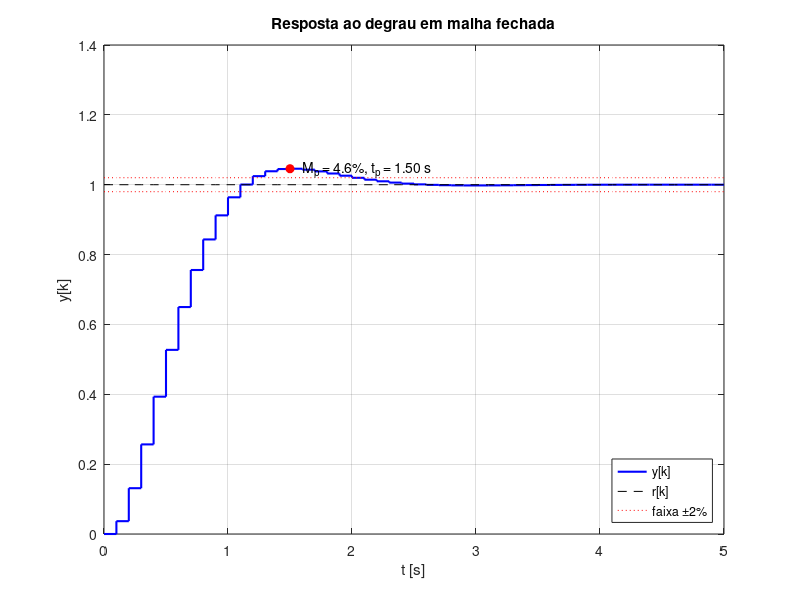
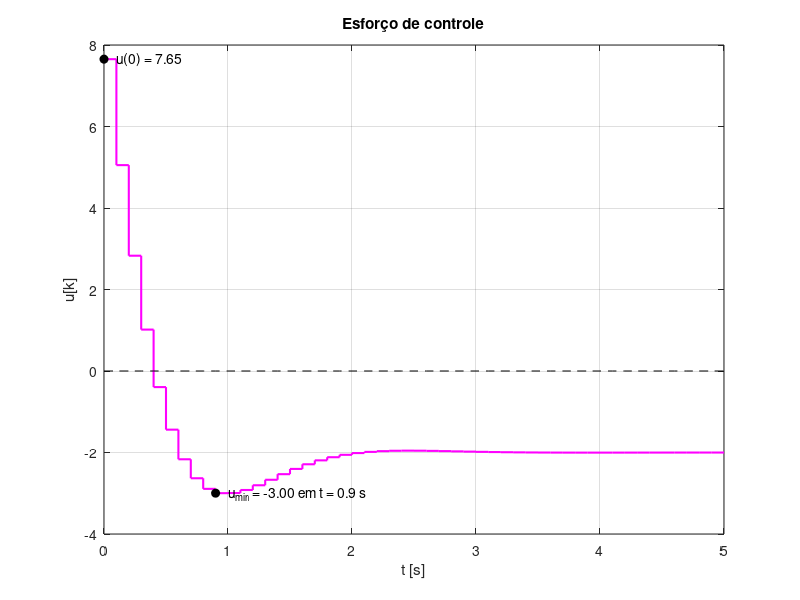
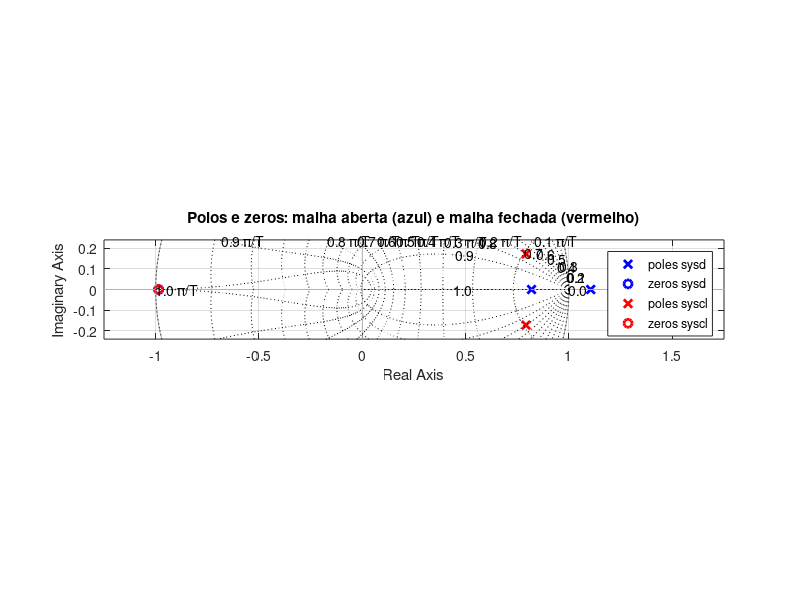

Write the MATLAB code that produced these figures, in order.
clear; clc; close all;

% Questão 2 - Controle Digital
Ts = 0.1;
Ad = [0.9142 0.1910; 0.0955 1.0097];
Bd = [0.0955; 0.0048];
C  = [0 1];
D  = 0;
n  = size(Ad,1);
sysd = ss(Ad, Bd, C, D, Ts);

%% (a) Estabilidade
polos_ma = eig(Ad)
modulos  = abs(polos_ma)
% polo em z = 1,1052, fora do círculo unitário -> sistema instável

%% (b) Controlabilidade
Co = ctrb(Ad, Bd)
det_Co  = det(Co)
posto_Co = rank(Co)

%% (c) Observabilidade
Ob = obsv(Ad, C)
det_Ob  = det(Ob)
posto_Ob = rank(Ob)

%% (d) Diagrama de blocos
% feito no draw.io (u[k] = N r[k] - K x[k])

%% (e) Projeto de K por alocação de polos
xi = 0.7;
wn = 3;
wd = wn*sqrt(1 - xi^2);

s_des = [-xi*wn + 1j*wd; -xi*wn - 1j*wd];
z_des = exp(s_des*Ts)
alpha = poly(z_des)

K   = acker(Ad, Bd, z_des)
Acl = Ad - Bd*K;
polos_mf = eig(Acl)

N = 1/(C/(eye(n) - Acl)*Bd)

%% (f) Função de transferência
Gz = minreal(tf(sysd))
syscl = ss(Acl, Bd*N, C, D, Ts);
Tz = minreal(tf(syscl))

%% (g) Resposta ao degrau
t = 0:Ts:5;
r = ones(size(t));
x = zeros(n, length(t));
u = zeros(size(t));
y = zeros(size(t));

for k = 1:length(t)
    u(k) = N*r(k) - K*x(:,k);
    y(k) = C*x(:,k);
    if k < length(t)
        x(:,k+1) = Ad*x(:,k) + Bd*u(k);
    end
end

y_ss = dcgain(syscl);
e_ss = 1 - y_ss

[yp, ip] = max(y);
Mp = 100*(yp - y_ss)/y_ss
tp = t(ip)

% tempo de subida 10-90% (interpolando entre amostras)
i10 = find(y >= 0.1*y_ss, 1);
i90 = find(y >= 0.9*y_ss, 1);
t10 = interp1(y(i10-1:i10), t(i10-1:i10), 0.1*y_ss);
t90 = interp1(y(i90-1:i90), t(i90-1:i90), 0.9*y_ss);
tr = t90 - t10

% tempo de acomodação (2%)
fora = find(abs(y - y_ss) > 0.02*y_ss);
ts = t(fora(end) + 1)

% esforço de controle (não vai a zero: a planta não tem integrador)
[umin, imin] = min(u);
u0   = u(1)
umin
u_ss = u(end)
var_total = max(u) - min(u)
du_max    = max(abs(diff(u)))

%% Gráficos
figure(1);
plot_y = stairs(t, y, 'b', 'LineWidth', 1.5); hold on;
plot_r = plot(t, r, 'k--');
faixa  = plot(t, 1.02*r, 'r:', t, 0.98*r, 'r:');
plot(tp, yp, 'ro', 'MarkerFaceColor', 'r');
text(tp + 0.1, yp, sprintf('M_p = %.1f%%, t_p = %.2f s', Mp, tp));
grid on; xlabel('t [s]'); ylabel('y[k]');
title('Resposta ao degrau em malha fechada');
legend([plot_y plot_r faixa(1)], {'y[k]', 'r[k]', 'faixa \pm2%'}, 'Location', 'southeast');

figure(2);
stairs(t, u, 'm', 'LineWidth', 1.5); hold on;
plot(t, 0*t, 'k--');
plot([t(1) t(imin)], [u(1) umin], 'ko', 'MarkerFaceColor', 'k');
text(t(1) + 0.1, u(1), sprintf('u(0) = %.2f', u(1)));
text(t(imin) + 0.1, umin, sprintf('u_{min} = %.2f em t = %.1f s', umin, t(imin)));
grid on; xlabel('t [s]'); ylabel('u[k]');
title('Esforço de controle');

figure(3);
pzmap(sysd, 'b', syscl, 'r'); zgrid; axis equal;
title('Polos e zeros: malha aberta (azul) e malha fechada (vermelho)');

%% Salvar figuras
pasta = fullfile('figuras', 'q2');
if ~exist(pasta, 'dir'), mkdir(pasta); end
saveas(figure(1), fullfile(pasta, 'resposta_degrau.png'));
saveas(figure(2), fullfile(pasta, 'sinal_controle.png'));
saveas(figure(3), fullfile(pasta, 'polos_z.png'));
